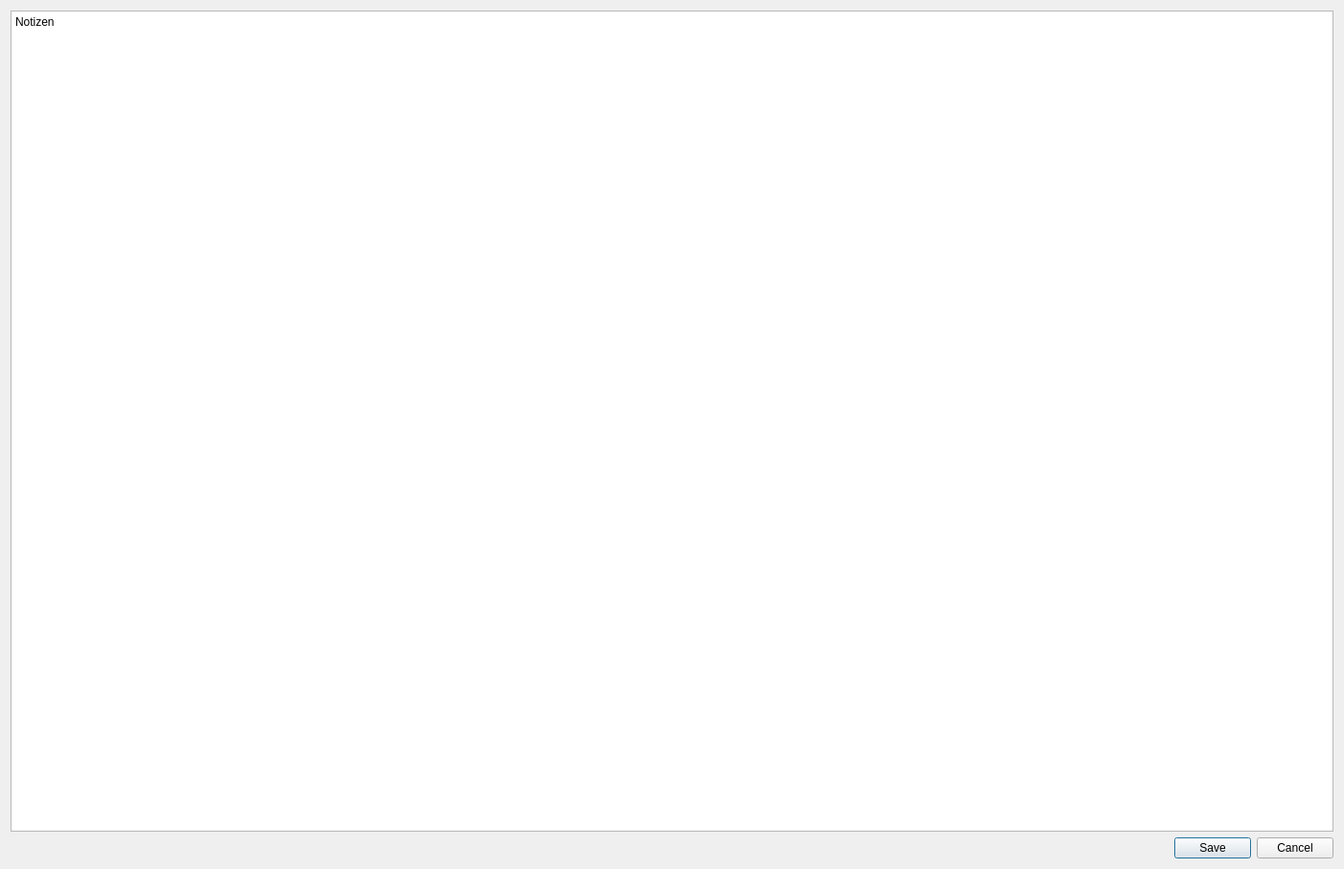
<?xml version="1.0" encoding="UTF-8"?>
<ui version="4.0">
 <class>SVNotesDialog</class>
 <widget class="QDialog" name="SVNotesDialog">
  <property name="geometry">
   <rect>
    <x>0</x>
    <y>0</y>
    <width>1402</width>
    <height>907</height>
   </rect>
  </property>
  <property name="windowTitle">
   <string>Dialog</string>
  </property>
  <layout class="QVBoxLayout" name="verticalLayout">
   <item>
    <widget class="QPlainTextEdit" name="plainTextEditNotes">
     <property name="plainText">
      <string>Notizen</string>
     </property>
    </widget>
   </item>
   <item>
    <layout class="QHBoxLayout" name="horizontalLayout">
     <item>
      <spacer name="horizontalSpacer">
       <property name="orientation">
        <enum>Qt::Horizontal</enum>
       </property>
       <property name="sizeHint" stdset="0">
        <size>
         <width>40</width>
         <height>20</height>
        </size>
       </property>
      </spacer>
     </item>
     <item>
      <widget class="QPushButton" name="pushButtonSave">
       <property name="text">
        <string>Save</string>
       </property>
      </widget>
     </item>
     <item>
      <widget class="QPushButton" name="pushButtonCancel">
       <property name="text">
        <string>Cancel</string>
       </property>
      </widget>
     </item>
    </layout>
   </item>
  </layout>
 </widget>
 <resources/>
 <connections/>
</ui>
